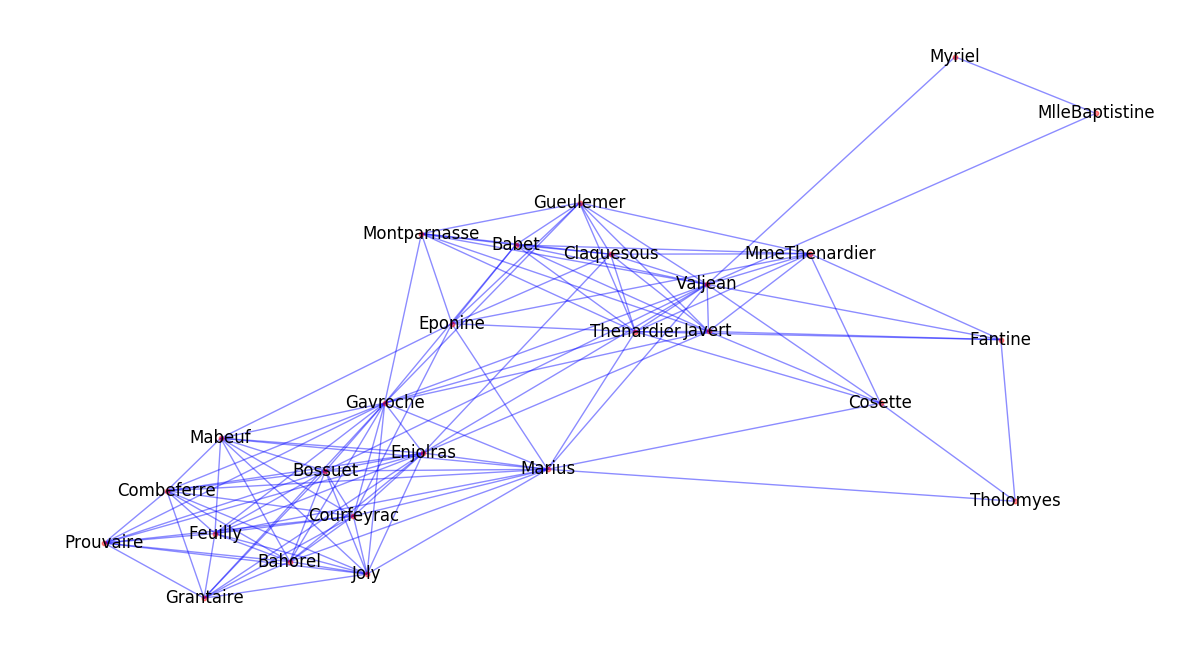

This chart was generated by the following Python code:
import networkx as nx
from pylab import rcParams

rcParams['figure.figsize'] = 12, 12
G = nx.read_gml('datavis/lesmiserables.gml')
G8 = G.copy()
dn = nx.degree(G8)

for n in G8.nodes():
    if dn[n] <= 8:
        G.remove_node(n)
        
pos = nx.spring_layout(G)
nx.draw(G, pos=pos, node_size=10, edge_color='b', alpha=0.45, font_size=9)
labels = nx.draw_networkx_labels(G, pos=pos)
